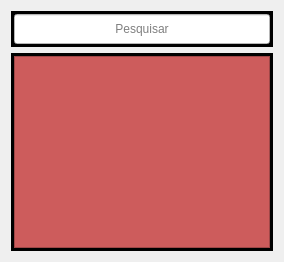
                   <widget class="QWidget" name="tab_2">
                    <attribute name="title">
                     <string>Pesquisar</string>
                    </attribute>
                    <layout class="QVBoxLayout" name="verticalLayout_48">
                     <item>
                      <widget class="QFrame" name="frame_25">
                       <property name="styleSheet">
                        <string notr="true">background-color: rgb(0, 0, 0);</string>
                       </property>
                       <property name="frameShape">
                        <enum>QFrame::StyledPanel</enum>
                       </property>
                       <property name="frameShadow">
                        <enum>QFrame::Raised</enum>
                       </property>
                       <layout class="QVBoxLayout" name="verticalLayout_49">
                        <property name="leftMargin">
                         <number>2</number>
                        </property>
                        <property name="topMargin">
                         <number>2</number>
                        </property>
                        <property name="rightMargin">
                         <number>2</number>
                        </property>
                        <property name="bottomMargin">
                         <number>2</number>
                        </property>
                        <item>
                         <widget class="QLineEdit" name="txt_pesquisa_prod">
                          <property name="minimumSize">
                           <size>
                            <width>0</width>
                            <height>30</height>
                           </size>
                          </property>
                          <property name="maximumSize">
                           <size>
                            <width>16777215</width>
                            <height>30</height>
                           </size>
                          </property>
                          <property name="styleSheet">
                           <string notr="true">background-color:rgb(255,255,255);</string>
                          </property>
                          <property name="alignment">
                           <set>Qt::AlignCenter</set>
                          </property>
                          <property name="placeholderText">
                           <string>Pesquisar</string>
                          </property>
                         </widget>
                        </item>
                       </layout>
                      </widget>
                     </item>
                     <item>
                      <widget class="QFrame" name="frame_24">
                       <property name="styleSheet">
                        <string notr="true">background-color: rgb(0, 0, 0);</string>
                       </property>
                       <property name="frameShape">
                        <enum>QFrame::StyledPanel</enum>
                       </property>
                       <property name="frameShadow">
                        <enum>QFrame::Raised</enum>
                       </property>
                       <layout class="QVBoxLayout" name="verticalLayout_50">
                        <property name="spacing">
                         <number>2</number>
                        </property>
                        <property name="sizeConstraint">
                         <enum>QLayout::SetMaximumSize</enum>
                        </property>
                        <property name="leftMargin">
                         <number>2</number>
                        </property>
                        <property name="topMargin">
                         <number>2</number>
                        </property>
                        <property name="rightMargin">
                         <number>2</number>
                        </property>
                        <property name="bottomMargin">
                         <number>2</number>
                        </property>
                        <item>
                         <widget class="QTableView" name="tv_pesquisa_prod">
                          <property name="styleSheet">
                           <string notr="true">
background-color: rgb(205,92,92);

</string>
                          </property>
                         </widget>
                        </item>
                       </layout>
                      </widget>
                     </item>
                    </layout>
                   </widget>
